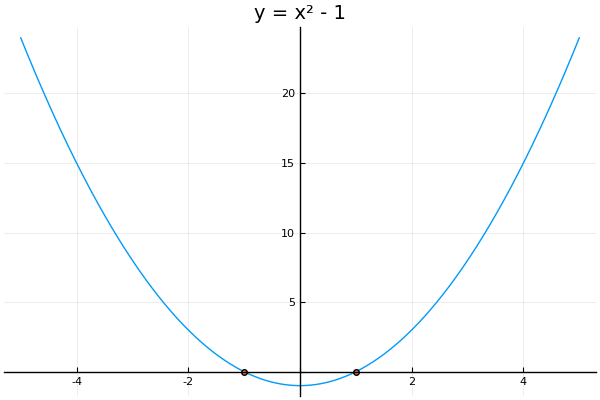

The Julia source for this figure:
# This file was generated by JuDoc, do not modify it. # hide
# hideall
import Plots
Plots.pyplot()
Plots.plot(x -> x^2 - 1,
           -5.0:1e-2:5.0,
           title="y = x² - 1",
           legend=false, framestyle=:origin)
Plots.scatter!([-1, 1], [0, 0])
Plots.savefig(joinpath(@__DIR__, "quadraticroot.png"))
